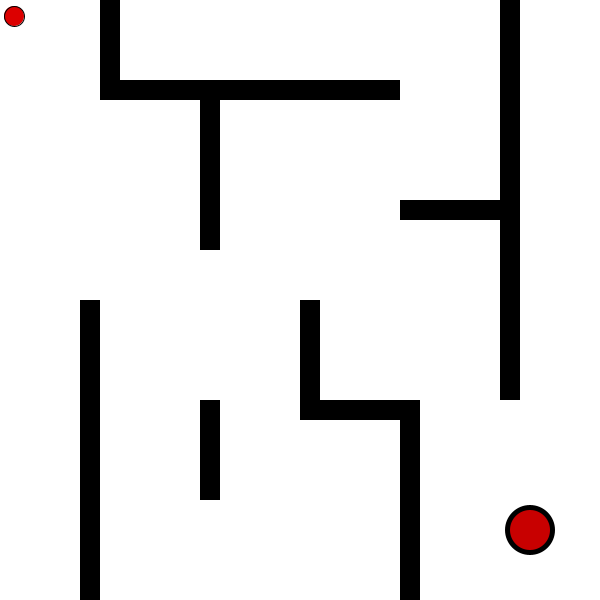
Frame 1 (no input)
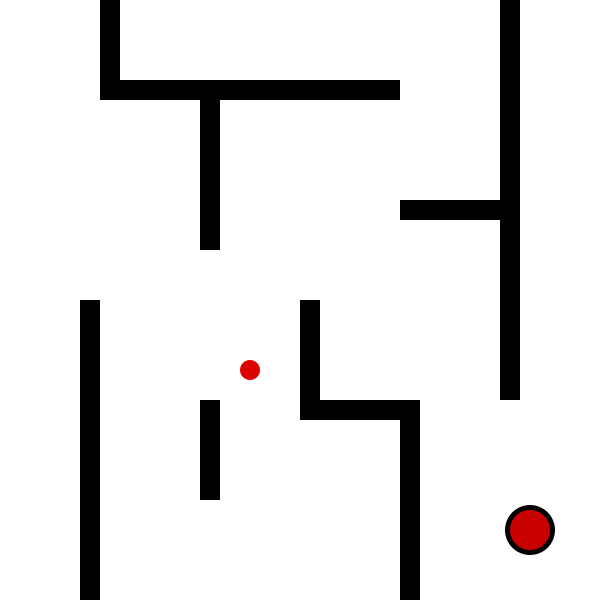
Frame 60 (the mouse pressed at the canvas centre just before this capture)
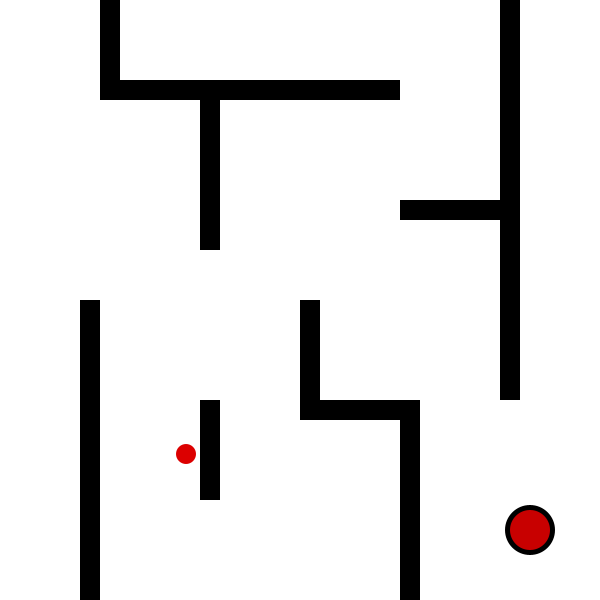
Frame 120 (the mouse held since frame 60 and released just before this capture)

The Processing sketch that drew these frames (run headless with seeded random() and noise(); from frame 60 on, the mouse is pressed at the canvas centre):

// Processing sketch: processing_174462
// ── processing_174462.pde

//INTERACTIVE TOOL, you control the ball via clicking to change the direction
 //use ‘z’ to speed up and ‘x’ to slow down, 
 //try to make it through the maze to the pad.


//setup ball

float d = 20;
float x = d/2;
float y = d/2;
float xspeed = 4;
float yspeed = 6;

 
void setup() {
 
  size (600, 600);
  smooth();
}
 
void draw () {
 
  background(255);
 
  //Ball Movement
  x = x + xspeed;
  y = y + yspeed;

 
 //Draw Ball
  fill (220, 0, 0);
  ellipse (x, y, d, d);
  noStroke();
 
 //Check the sides and change direction
  if (x > width-d/2 || x < d/2 ||  x<100 && y>300) {
    xspeed = xspeed * -1;
  }
   
  if (y > height-d/2 || y < d/2) {
    yspeed = yspeed * -1;
  }
 //MAKE A MAZE
 fill (0);
 rect(100, 0, 20,100);
 rect(400,400,20,200);
 rect(100,80,300,20);
 rect(200,100,20,150);
 rect(80,300,20,300);
 rect(300,400,100,20);
 rect(500,0,20,400);
 rect(300,300,20,100);
 rect(200,400,20,100);
 rect(400,200,100,20);
 
 
 //make the landpad
 ellipse(530,530,50,50);
 fill(200,0,0);
 noStroke();
 ellipse(530,530,40,40);
 fill(200,0,0);
 noStroke();
 
}
  
  //INTEREACTIVE PART, when clicked direction changes, how to get through the maze
  void mousePressed (){
    xspeed = xspeed * -1;
         
  }
   
//Pressing a key makes it go faster (a) or slower (d)
   
  void keyPressed (){
    if (key == 'z'){
      xspeed = xspeed *2;
      yspeed = yspeed *2;
    }
        
     if (key == 'x') {
       xspeed = xspeed /2;
       yspeed = yspeed /2;
     }
  }
